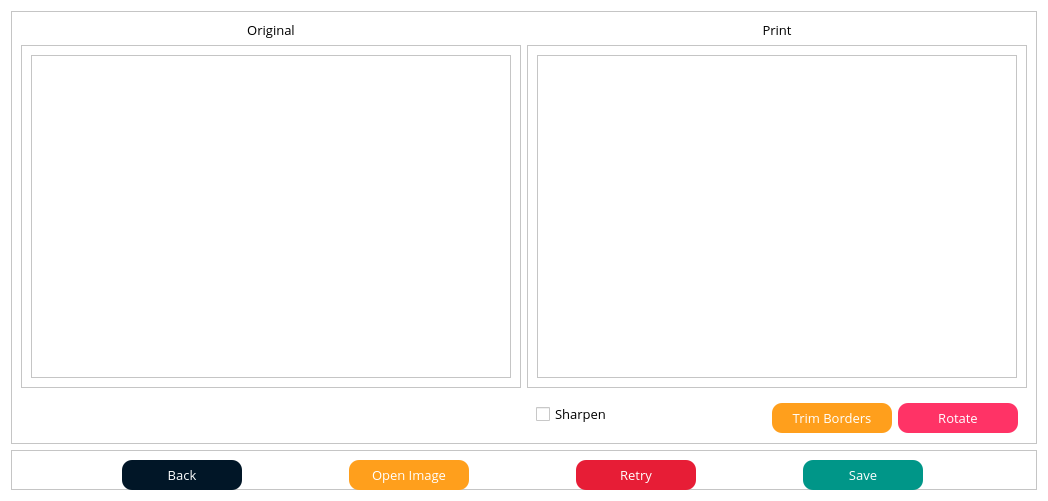
<?xml version="1.0" encoding="UTF-8"?>
<ui version="4.0">
 <class>GetMeScanner</class>
 <widget class="QWidget" name="GetMeScanner">
  <property name="geometry">
   <rect>
    <x>0</x>
    <y>0</y>
    <width>746</width>
    <height>501</height>
   </rect>
  </property>
  <property name="windowTitle">
   <string>GetMe Scanner</string>
  </property>
  <property name="windowIcon">
   <iconset>
    <normaloff>../Icon/logo.png</normaloff>../Icon/logo.png</iconset>
  </property>
  <property name="styleSheet">
   <string notr="true">background-color: rgb(255, 255, 255);</string>
  </property>
  <layout class="QGridLayout" name="gridLayout_6">
   <item row="1" column="0">
    <widget class="QFrame" name="frame_3">
     <property name="maximumSize">
      <size>
       <width>16777215</width>
       <height>40</height>
      </size>
     </property>
     <property name="font">
      <font>
       <family>Open Sans</family>
       <pointsize>10</pointsize>
      </font>
     </property>
     <property name="frameShape">
      <enum>QFrame::StyledPanel</enum>
     </property>
     <property name="frameShadow">
      <enum>QFrame::Raised</enum>
     </property>
     <layout class="QGridLayout" name="gridLayout_2">
      <item row="1" column="0">
       <widget class="QPushButton" name="backtohome">
        <property name="minimumSize">
         <size>
          <width>120</width>
          <height>30</height>
         </size>
        </property>
        <property name="maximumSize">
         <size>
          <width>120</width>
          <height>30</height>
         </size>
        </property>
        <property name="font">
         <font>
          <family>Open Sans</family>
          <pointsize>10</pointsize>
         </font>
        </property>
        <property name="styleSheet">
         <string notr="true">background-color:rgb(1, 22, 39);
color: rgb(255, 255, 255);
border-radius:10;</string>
        </property>
        <property name="text">
         <string>Back</string>
        </property>
       </widget>
      </item>
      <item row="1" column="2">
       <widget class="QPushButton" name="RetryButton">
        <property name="minimumSize">
         <size>
          <width>120</width>
          <height>30</height>
         </size>
        </property>
        <property name="maximumSize">
         <size>
          <width>120</width>
          <height>30</height>
         </size>
        </property>
        <property name="font">
         <font>
          <family>Open Sans</family>
          <pointsize>10</pointsize>
         </font>
        </property>
        <property name="styleSheet">
         <string notr="true">background-color:rgb(231, 29, 54);
color: rgb(255, 255, 255);
border-radius:10;</string>
        </property>
        <property name="text">
         <string>Retry</string>
        </property>
        <property name="icon">
         <iconset>
          <normaloff>../../../Resources/Images/retry.png</normaloff>../../../Resources/Images/retry.png</iconset>
        </property>
       </widget>
      </item>
      <item row="1" column="3">
       <widget class="QPushButton" name="SaveButton">
        <property name="minimumSize">
         <size>
          <width>120</width>
          <height>30</height>
         </size>
        </property>
        <property name="maximumSize">
         <size>
          <width>120</width>
          <height>30</height>
         </size>
        </property>
        <property name="font">
         <font>
          <family>Open Sans</family>
          <pointsize>10</pointsize>
         </font>
        </property>
        <property name="styleSheet">
         <string notr="true">background-color:rgb(0,150,136);
color: rgb(255, 255, 255);
border-radius:10;</string>
        </property>
        <property name="text">
         <string>Save</string>
        </property>
        <property name="icon">
         <iconset>
          <normaloff>../../../Resources/Images/save.png</normaloff>../../../Resources/Images/save.png</iconset>
        </property>
       </widget>
      </item>
      <item row="1" column="1">
       <widget class="QPushButton" name="ButtonOpenImage">
        <property name="minimumSize">
         <size>
          <width>120</width>
          <height>30</height>
         </size>
        </property>
        <property name="maximumSize">
         <size>
          <width>120</width>
          <height>30</height>
         </size>
        </property>
        <property name="font">
         <font>
          <family>Open Sans</family>
          <pointsize>10</pointsize>
         </font>
        </property>
        <property name="styleSheet">
         <string notr="true">background-color:rgb(255, 159, 28);
color: rgb(255, 255, 255);
border-radius:10;</string>
        </property>
        <property name="text">
         <string>Open Image</string>
        </property>
       </widget>
      </item>
     </layout>
    </widget>
   </item>
   <item row="0" column="0">
    <widget class="QFrame" name="frame_2">
     <property name="font">
      <font>
       <family>Open Sans</family>
       <pointsize>10</pointsize>
      </font>
     </property>
     <property name="frameShape">
      <enum>QFrame::StyledPanel</enum>
     </property>
     <property name="frameShadow">
      <enum>QFrame::Raised</enum>
     </property>
     <layout class="QGridLayout" name="gridLayout">
      <item row="2" column="1">
       <widget class="QWidget" name="ProcessWidget" native="true">
        <property name="maximumSize">
         <size>
          <width>16777215</width>
          <height>40</height>
         </size>
        </property>
        <property name="font">
         <font>
          <family>Open Sans</family>
          <pointsize>10</pointsize>
         </font>
        </property>
        <layout class="QGridLayout" name="gridLayout_3">
         <item row="0" column="2">
          <widget class="QPushButton" name="buttonRotate">
           <property name="sizePolicy">
            <sizepolicy hsizetype="Minimum" vsizetype="Expanding">
             <horstretch>0</horstretch>
             <verstretch>0</verstretch>
            </sizepolicy>
           </property>
           <property name="minimumSize">
            <size>
             <width>120</width>
             <height>30</height>
            </size>
           </property>
           <property name="maximumSize">
            <size>
             <width>120</width>
             <height>30</height>
            </size>
           </property>
           <property name="font">
            <font>
             <family>Open Sans</family>
             <pointsize>10</pointsize>
            </font>
           </property>
           <property name="styleSheet">
            <string notr="true">background-color:rgb(255, 51, 102);
color: rgb(255, 255, 255);
border-radius:10;</string>
           </property>
           <property name="text">
            <string>Rotate</string>
           </property>
          </widget>
         </item>
         <item row="0" column="0">
          <widget class="QCheckBox" name="buttonSharpen">
           <property name="font">
            <font>
             <family>Open Sans</family>
             <pointsize>10</pointsize>
            </font>
           </property>
           <property name="text">
            <string>Sharpen</string>
           </property>
           <property name="tristate">
            <bool>false</bool>
           </property>
          </widget>
         </item>
         <item row="0" column="1">
          <widget class="QPushButton" name="trimBorder">
           <property name="sizePolicy">
            <sizepolicy hsizetype="Minimum" vsizetype="Expanding">
             <horstretch>0</horstretch>
             <verstretch>0</verstretch>
            </sizepolicy>
           </property>
           <property name="minimumSize">
            <size>
             <width>120</width>
             <height>30</height>
            </size>
           </property>
           <property name="maximumSize">
            <size>
             <width>120</width>
             <height>30</height>
            </size>
           </property>
           <property name="font">
            <font>
             <family>Open Sans</family>
             <pointsize>10</pointsize>
            </font>
           </property>
           <property name="styleSheet">
            <string notr="true">background-color:rgb(255, 159, 28);
color: rgb(255, 255, 255);
border-radius:10;</string>
           </property>
           <property name="text">
            <string>Trim Borders</string>
           </property>
          </widget>
         </item>
        </layout>
       </widget>
      </item>
      <item row="0" column="1">
       <widget class="QLabel" name="labelExtractedImage">
        <property name="maximumSize">
         <size>
          <width>16777215</width>
          <height>16777215</height>
         </size>
        </property>
        <property name="font">
         <font>
          <family>Open Sans</family>
          <pointsize>10</pointsize>
         </font>
        </property>
        <property name="text">
         <string>Print</string>
        </property>
        <property name="alignment">
         <set>Qt::AlignCenter</set>
        </property>
       </widget>
      </item>
      <item row="1" column="1">
       <widget class="QFrame" name="previewExtracted">
        <property name="sizePolicy">
         <sizepolicy hsizetype="Fixed" vsizetype="Expanding">
          <horstretch>0</horstretch>
          <verstretch>0</verstretch>
         </sizepolicy>
        </property>
        <property name="minimumSize">
         <size>
          <width>500</width>
          <height>301</height>
         </size>
        </property>
        <property name="maximumSize">
         <size>
          <width>500</width>
          <height>16777215</height>
         </size>
        </property>
        <property name="font">
         <font>
          <family>Open Sans</family>
          <pointsize>10</pointsize>
         </font>
        </property>
        <property name="frameShape">
         <enum>QFrame::StyledPanel</enum>
        </property>
        <property name="frameShadow">
         <enum>QFrame::Raised</enum>
        </property>
        <layout class="QGridLayout" name="gridLayout_5">
         <item row="0" column="1">
          <widget class="QLabel" name="PreviewExtendedView">
           <property name="sizePolicy">
            <sizepolicy hsizetype="Expanding" vsizetype="Expanding">
             <horstretch>0</horstretch>
             <verstretch>0</verstretch>
            </sizepolicy>
           </property>
           <property name="font">
            <font>
             <family>Open Sans</family>
             <pointsize>10</pointsize>
            </font>
           </property>
           <property name="styleSheet">
            <string notr="true"/>
           </property>
           <property name="frameShape">
            <enum>QFrame::StyledPanel</enum>
           </property>
           <property name="frameShadow">
            <enum>QFrame::Sunken</enum>
           </property>
           <property name="text">
            <string/>
           </property>
          </widget>
         </item>
        </layout>
       </widget>
      </item>
      <item row="1" column="0">
       <widget class="QFrame" name="previewOriginal">
        <property name="sizePolicy">
         <sizepolicy hsizetype="Fixed" vsizetype="Expanding">
          <horstretch>0</horstretch>
          <verstretch>0</verstretch>
         </sizepolicy>
        </property>
        <property name="minimumSize">
         <size>
          <width>500</width>
          <height>301</height>
         </size>
        </property>
        <property name="maximumSize">
         <size>
          <width>500</width>
          <height>16777215</height>
         </size>
        </property>
        <property name="font">
         <font>
          <family>Open Sans</family>
          <pointsize>10</pointsize>
         </font>
        </property>
        <property name="frameShape">
         <enum>QFrame::StyledPanel</enum>
        </property>
        <property name="frameShadow">
         <enum>QFrame::Raised</enum>
        </property>
        <layout class="QGridLayout" name="gridLayout_4">
         <item row="0" column="0">
          <widget class="QLabel" name="PreviewOriginalView">
           <property name="sizePolicy">
            <sizepolicy hsizetype="Expanding" vsizetype="Expanding">
             <horstretch>0</horstretch>
             <verstretch>0</verstretch>
            </sizepolicy>
           </property>
           <property name="font">
            <font>
             <family>Open Sans</family>
             <pointsize>10</pointsize>
            </font>
           </property>
           <property name="styleSheet">
            <string notr="true"/>
           </property>
           <property name="frameShape">
            <enum>QFrame::StyledPanel</enum>
           </property>
           <property name="frameShadow">
            <enum>QFrame::Raised</enum>
           </property>
           <property name="text">
            <string/>
           </property>
          </widget>
         </item>
        </layout>
       </widget>
      </item>
      <item row="0" column="0">
       <widget class="QLabel" name="labelOriginalImage">
        <property name="maximumSize">
         <size>
          <width>1667779</width>
          <height>1667779</height>
         </size>
        </property>
        <property name="font">
         <font>
          <family>Open Sans</family>
          <pointsize>10</pointsize>
         </font>
        </property>
        <property name="text">
         <string>Original</string>
        </property>
        <property name="alignment">
         <set>Qt::AlignCenter</set>
        </property>
       </widget>
      </item>
     </layout>
    </widget>
   </item>
  </layout>
 </widget>
 <resources/>
 <connections/>
</ui>
